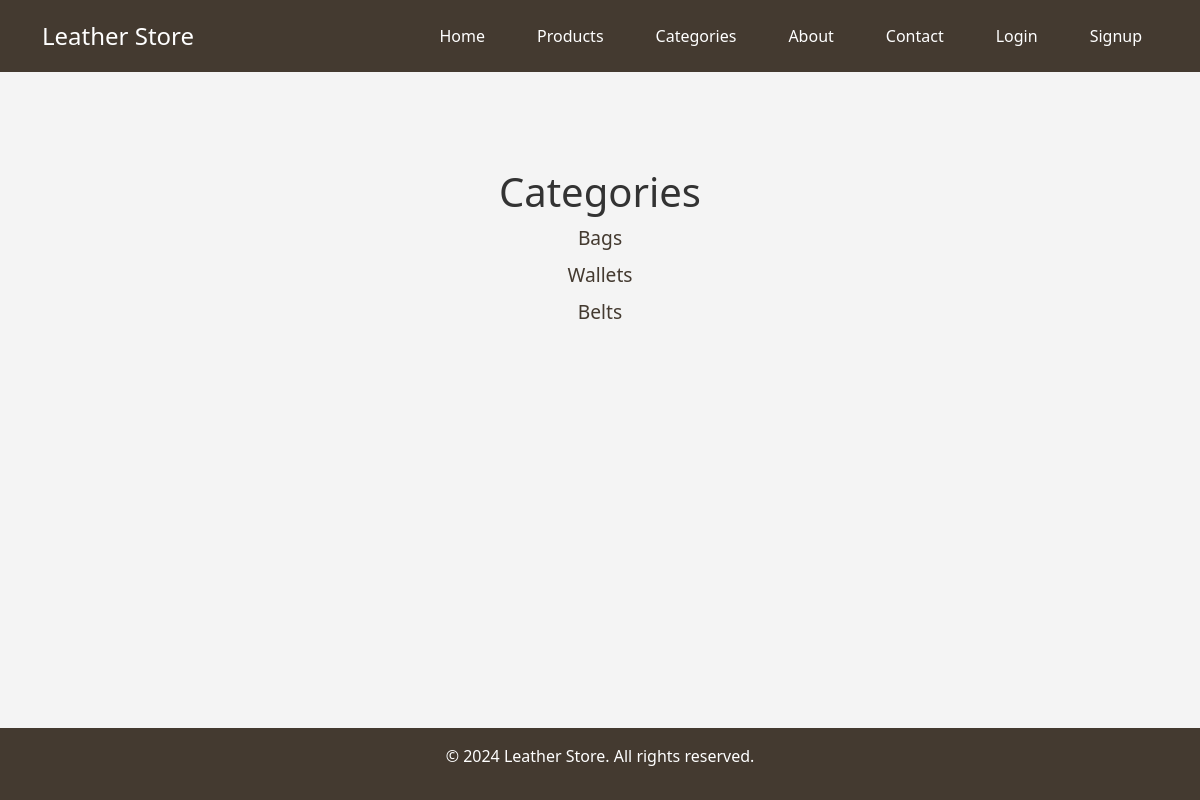
Page /categories/ on the committed database.
### store/models.py (models this page shows, shortened)
class Category(models.Model):
    name = models.CharField(max_length=100)
    description = models.TextField()

### store/views.py (the view)
# urls.py: path('categories/', views.category_list, name='category_list'),
def category_list(request):
    categories = Category.objects.all()
    return render(request, 'categories.html', {'categories': categories})

### templates/categories.html
{% extends 'base.html' %}
{% block content %}
<div class="text-center py-5">
    <h1>Categories</h1>
    <ul class="list-unstyled">
        {% for category in categories %}
        <li>{{ category.name }}</li>
        {% endfor %}
    </ul>
</div>
{% endblock %}

### templates/static/css/styles.css (style rules this page uses)
body { font-family: 'Segoe UI', Tahoma, Geneva, Verdana, sans-serif; background-color: #f4f4f4; color: #333; margin: 0; padding: 0; }
ul.list-unstyled li { font-size: 1.2rem; color: #443a30; margin-bottom: 0.5rem; }

### templates/base.html (style rules this page uses)
html, body { height: 100%; margin: 0; }
body { display: flex; flex-direction: column; }

### rows in the picture
Category: name "Bags"
Category: name "Wallets"
Category: name "Belts"
